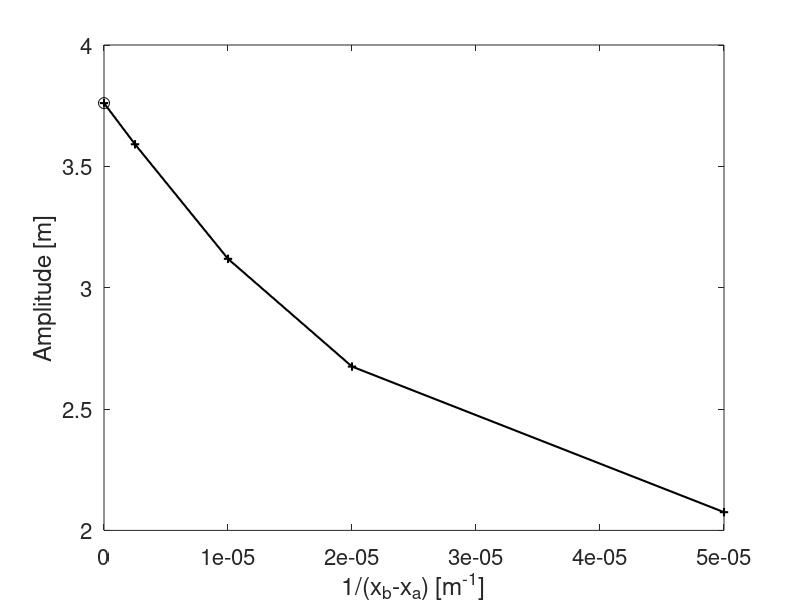

The MATLAB source for this figure:
% Ex5_2024 5.4d var xa
xb=700e3; hc=35; hl=7000;
xa=[300 600 650 680]*1e3;
Amax=[3.591 3.119 2.675 2.075];
Amax=[(hl/hc)^0.25 Amax];
Arefl=[0.0808 0.3145 0.5746 0.8397];
fs=16; lw=1.5; ms=8;
figure
xinv=[0 1./(xb-xa)];
plot(xinv,Amax,'k+-','linewidth',lw)
set(gca,'fontsize',fs)
xlabel('1/(x_b-x_a) [m^{-1}]')
ylabel('Amplitude [m]')
hold on
plot(0,(hl/hc)^0.25,'ko','markersize',ms)
